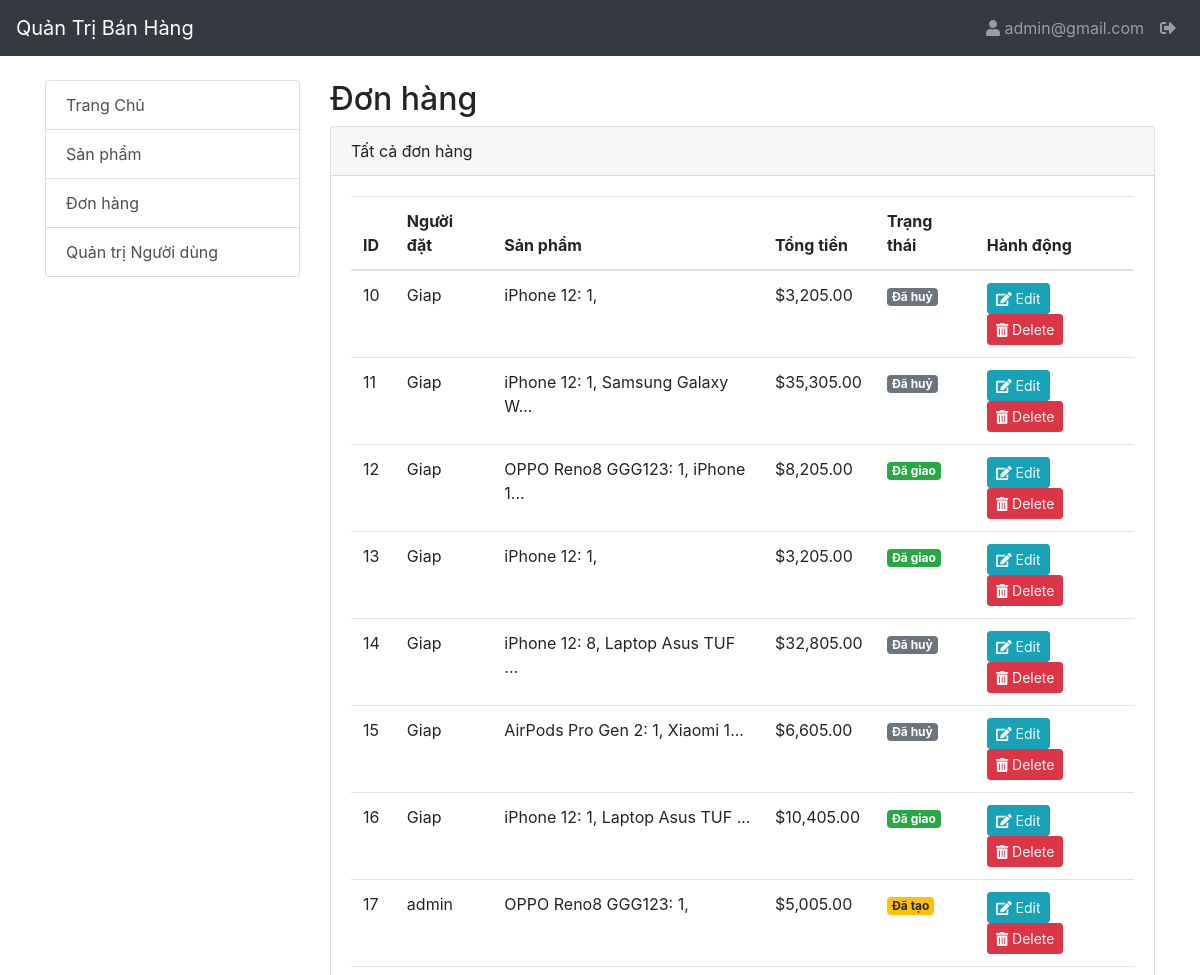
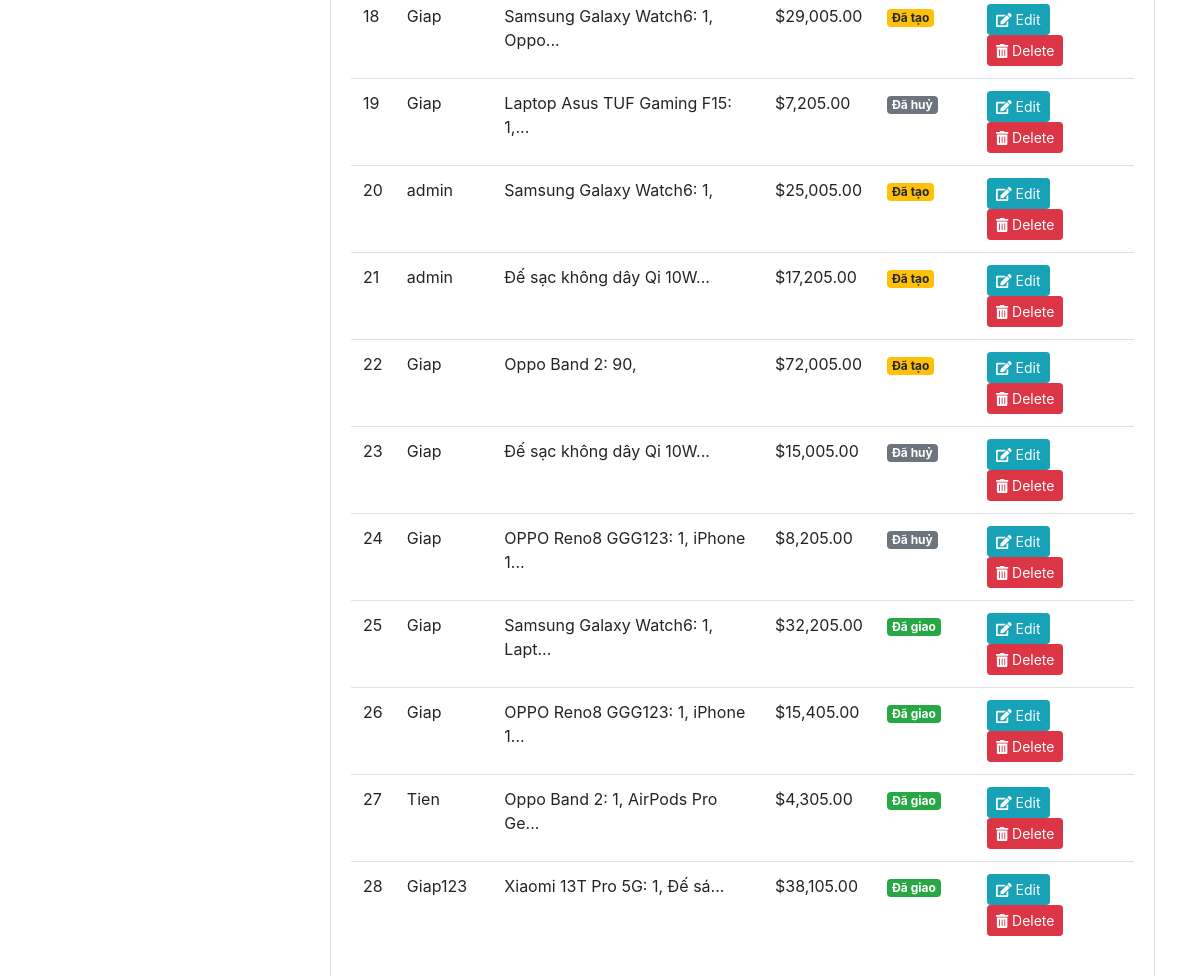
Page /admin/donhang.php (signed in) on the committed database (2 pictures, top to bottom).
### tables this page shows
CREATE TABLE IF NOT EXISTS `user` (
  `email` varchar(100) NOT NULL,
  `password` varchar(100) NOT NULL,
  `fullname` varchar(100) NOT NULL,
  `id` int NOT NULL AUTO_INCREMENT,
  `role_id` int NOT NULL,
  PRIMARY KEY (`id`),
  KEY `fk_role_user` (`role_id`)
);

CREATE TABLE IF NOT EXISTS `orders` (
  `id` int NOT NULL AUTO_INCREMENT,
  `total` float NOT NULL,
  `status` varchar(50) NOT NULL,
  `user_id` int NOT NULL,
  PRIMARY KEY (`id`),
  KEY `fk_order_user` (`user_id`)
);

### admin/donhang.php (the view, shortened to what this page needs)
<?php require_once "includes/header.php"; ?>
<div class="col-md-9">
  <h2>Đơn hàng</h2>
  <div class="card">
    <div class="card-header">
      Tất cả đơn hàng
    </div>
    <div class="card-body">
      <table class="table">
        <thead>
          <tr>
            <th>ID</th>
            <th>Người đặt</th>
            <th>Sản phẩm</th>
            <th>Tổng tiền</th>
            <th>Trạng thái</th>
            <th>Hành động</th>
          </tr>
        </thead>
        <tbody>
          <?php
          require_once "config.php";
          $stmt = $pdo->query("SELECT orders.*, user.fullname
                                FROM orders
                                INNER JOIN user ON orders.user_id = user.id
                                ");
          $orders = $stmt->fetchAll(PDO::FETCH_ASSOC);
          foreach ($orders as $order) {
            echo '<tr>';
            echo '<td>' . $order['id'] . '</td>';
            echo '<td>' . $order['fullname'] . '</td>';
            echo '<td>';
            $stmt = $pdo->prepare("SELECT product.name, order_details.count
              FROM order_details
              INNER JOIN product ON order_details.product_id = product.id
              WHERE order_details.orders_id = :order_id");
            $stmt->bindParam(':order_id', $order['id']);
            $stmt->execute();
            $products = $stmt->fetchAll(PDO::FETCH_ASSOC);
            $productsStr = "";
            foreach ($products as $product) {
              $productsStr .= $product['name'] . ': ' . $product['count'] . ', ';
            }
            echo strlen($productsStr) > 30 ? substr($productsStr, 0, 30) . '...' : $productsStr;
            echo '</td>';
            echo '<td>$' . number_format($order['total'], 2) . '</td>';
            echo '<td>';
            $status = $order['status'];
            if ($status == '0') {
              echo '<span class="badge badge-warning">Đã tạo</span>';
            } elseif ($status == '1') {
              echo '<span class="badge badge-success">Đã giao</span>';
            } else {
              echo '<span class="badge badge-secondary">Đã huỷ</span>';
            }
            echo "</td>";
            echo "<td>";
            echo '<a href="#" class="btn btn-sm btn-info editButton" data-toggle="modal" data-target="#editOrderModal" data-order-id="' . $order['id'] . '"><i class="fas fa-edit"></i> Edit</a>';
            echo '<a href="subsites/xoadh.php?id_donhang=' . $order['id'] . '" class="btn btn-sm btn-danger"><i class="fas fa-trash-alt"></i> Delete</a>';
            echo "</td>";
            echo '</tr>';
          }
          ?>
        </tbody>
      </table>
    </div>
  </div>
</div>
<?php require_once "includes/footer.php"; ?>

### admin/includes/header.php (shortened to what this page needs)
<?php
require_once 'config.php';
if (isset($_SESSION['admin'])) {
  $admin_email = $_SESSION['admin'];
  $sql = "SELECT * FROM user
  WHERE user.email = :admin_email";
  $stmt = $pdo->prepare($sql);
  $stmt->bindParam(':admin_email', $admin_email);
  $stmt->execute();
  $admin = $stmt->fetch(PDO::FETCH_ASSOC);
  $admin_email = $admin['email'];
}
?>
<!DOCTYPE html>
<html lang="en">
<head>
  <link href="https://maxcdn.bootstrapcdn.com/bootstrap/4.5.2/css/bootstrap.min.css" rel="stylesheet">
  <link href="https://cdnjs.cloudflare.com/ajax/libs/font-awesome/5.15.4/css/all.min.css" rel="stylesheet">
</head>
<body>
  <nav class="navbar navbar-expand-lg navbar-dark bg-dark">
    <a class="navbar-brand" href="#">Quản Trị Bán Hàng</a>
    <div class="collapse navbar-collapse" id="navbarNav">
      <ul class="navbar-nav ml-auto">
        <li class="nav-item">
          <a class="nav-link" href="#">
            <i class="fas fa-user"></i> <?php echo isset($admin_email) ? $admin_email : ''; ?>
          </a>
        </li>
        <li class="nav-item">
          <a class="nav-link" href="logout.php"><i class="fas fa-sign-out-alt"></i></a>
        </li>
      </ul>
    </div>
  </nav>
  <div class="container mt-4">
    <div class="row">
      <div class="col-md-3">
        <div class="list-group">
        <a href="<?php echo BASE_URL; ?>admin/index.php" class="list-group-item list-group-item-action">Trang Chủ</a>
        <a href="<?php echo BASE_URL; ?>admin/sanpham.php" class="list-group-item list-group-item-action">Sản phẩm</a>
        <a href="<?php echo BASE_URL; ?>admin/donhang.php" class="list-group-item list-group-item-action">Đơn hàng</a>
        <a href="<?php echo BASE_URL; ?>admin/nguoidung.php" class="list-group-item list-group-item-action">Quản trị Người dùng</a>
        </div>
      </div>

### rows in the picture
user: email "admin@gmail.com"
orders: id "10", user.fullname "Giap", productsStr "iPhone 12: 1,", total "3,205.00", status "Đã huỷ"
orders: id "11", user.fullname "Giap", productsStr "iPhone 12: 1, Samsung Galaxy W", total "35,305.00", status "Đã huỷ"
orders: id "12", user.fullname "Giap", productsStr "OPPO Reno8 GGG123: 1, iPhone 1", total "8,205.00", status "Đã giao"
orders: id "13", user.fullname "Giap", productsStr "iPhone 12: 1,", total "3,205.00", status "Đã giao"
orders: id "14", user.fullname "Giap", productsStr "iPhone 12: 8, Laptop Asus TUF", total "32,805.00", status "Đã huỷ"
orders: id "15", user.fullname "Giap", productsStr "AirPods Pro Gen 2: 1, Xiaomi 1", total "6,605.00", status "Đã huỷ"
orders: id "16", user.fullname "Giap", productsStr "iPhone 12: 1, Laptop Asus TUF", total "10,405.00", status "Đã giao"
orders: id "17", user.fullname "admin", productsStr "OPPO Reno8 GGG123: 1,", total "5,005.00", status "Đã tạo"
orders: id "18", user.fullname "Giap", productsStr "Samsung Galaxy Watch6: 1, Oppo", total "29,005.00", status "Đã tạo"
orders: id "19", user.fullname "Giap", productsStr "Laptop Asus TUF Gaming F15: 1,", total "7,205.00", status "Đã huỷ"
orders: id "20", user.fullname "admin", productsStr "Samsung Galaxy Watch6: 1,", total "25,005.00", status "Đã tạo"
orders: id "21", user.fullname "admin", productsStr "Đế sạc không dây Qi 10W", total "17,205.00", status "Đã tạo"
orders: id "22", user.fullname "Giap", productsStr "Oppo Band 2: 90,", total "72,005.00", status "Đã tạo"
orders: id "23", user.fullname "Giap", productsStr "Đế sạc không dây Qi 10W", total "15,005.00", status "Đã huỷ"
orders: id "24", user.fullname "Giap", productsStr "OPPO Reno8 GGG123: 1, iPhone 1", total "8,205.00", status "Đã huỷ"
orders: id "25", user.fullname "Giap", productsStr "Samsung Galaxy Watch6: 1, Lapt", total "32,205.00", status "Đã giao"
orders: id "26", user.fullname "Giap", productsStr "OPPO Reno8 GGG123: 1, iPhone 1", total "15,405.00", status "Đã giao"
orders: id "27", user.fullname "Tien", productsStr "Oppo Band 2: 1, AirPods Pro Ge", total "4,305.00", status "Đã giao"
orders: id "28", user.fullname "Giap123", productsStr "Xiaomi 13T Pro 5G: 1, Đế sá", total "38,105.00", status "Đã giao"
